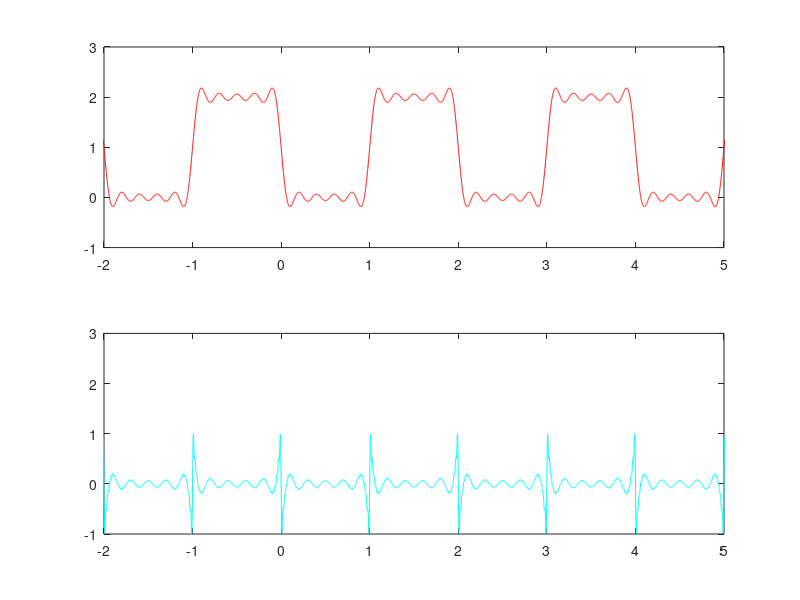

MATLAB code for this plot:
t=-3:0.001:6;

x=1;
for n=1:2:10
 x=x-4/(n*pi)*sin(n*pi*t);
 subplot(2,1,1),plot(t,x,'r')
 axis([-2 5 -1 3])
 end

x=0;
for n=11:2:100
 x=x-4/(n*pi)*sin(n*pi*t);
 subplot(2,1,2), plot(t,x,'c')
 axis([-2 5 -1 3])
end
